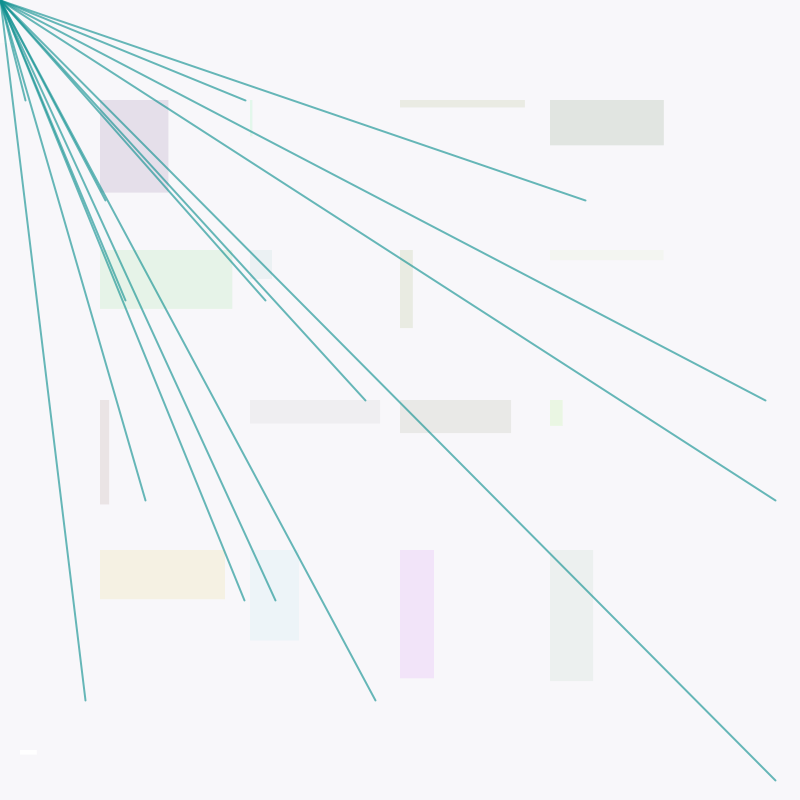
Frame 1 (no input)
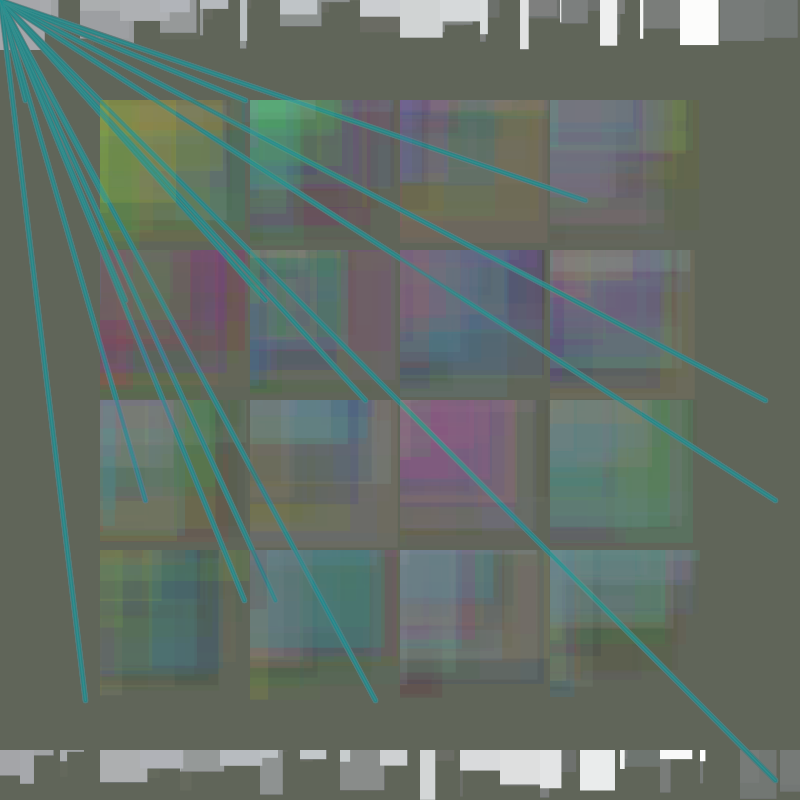
Frame 60 (the mouse pressed at the canvas centre just before this capture)
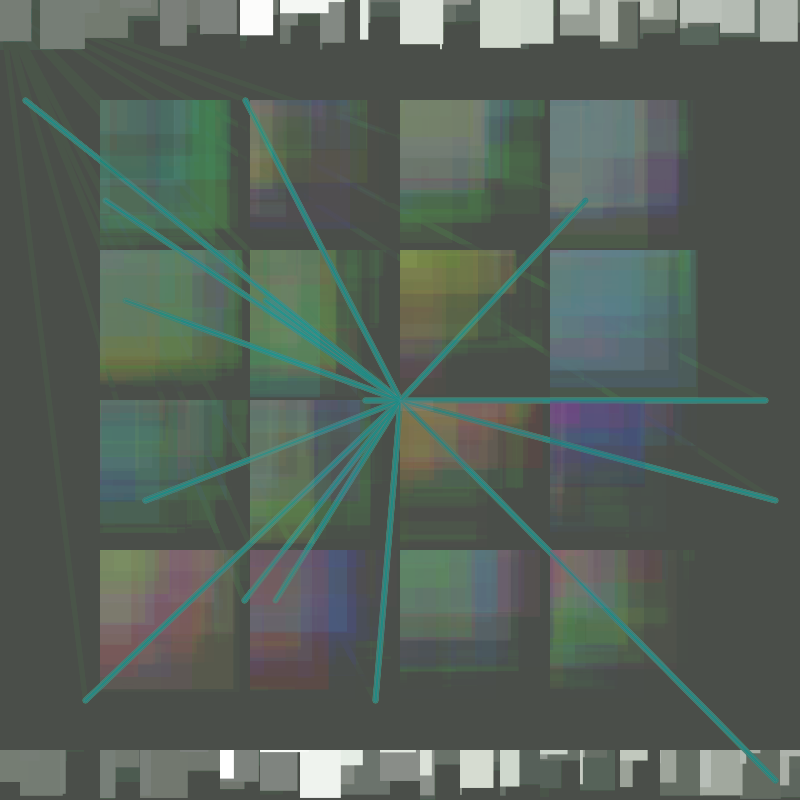
Frame 120 (the mouse held since frame 60 and released just before this capture)

The Processing sketch that drew these frames (run headless with seeded random() and noise(); from frame 60 on, the mouse is pressed at the canvas centre):

// Processing sketch: processing_45498
// ── processing_45498.pde

int xposition = 0;
int step = 20;
int yposition = 0;
int lineweight = 1;
int linestep = 1;

void setup(){
  size(800,800);
  
  background(255);
  
}

void draw(){
  noStroke();
  fill(random(155),random(155),random(155),5);
  rect(0,0,800,800);
  fill(255);
  rect(xposition,0,random(50),random(50));
  xposition = xposition + step;

  if (xposition>800){
    step = step *-1;
  }
  
  if (xposition<0){
    step = step *-1;
  }


  noStroke();
  fill(random(155),random(155),random(155),5);
  rect(0,0,800,800);
  fill(255);
  rect(xposition,750,random(50),random(50));
  xposition = xposition + step;

  if (xposition>800){
    step = step *-1;
  }
  
  if (xposition<0){
    step = step *-1;
  }


  noStroke();
  fill(random(255),random(255),random(255),25);
  rect(random(100,100),random(100,100), random(150),random(150)); 
  fill(random(255),random(255),random(255),25);
  rect(random(250,100),random(100,100), random(150),random(150));
  fill(random(255),random(255),random(255),25);
  rect(random(400,100),random(100,100), random(150),random(150));
  fill(random(255),random(255),random(255),25);
  rect(random(550,100),random(100,100), random(150),random(150));
 
  fill(random(255),random(255),random(255),25);
  rect(random(100,100),random(250,250), random(150),random(150)); 
  fill(random(255),random(255),random(255),25);
  rect(random(250,250),random(250,250), random(150),random(150)); 
  fill(random(255),random(255),random(255),25);
  rect(random(400,400),random(250,250), random(150),random(150));
  fill(random(255),random(255),random(255),25);
  rect(random(550,550),random(250,250), random(150),random(150));
  
  fill(random(255),random(255),random(255),25);
  rect(random(100,100),random(400,400), random(150),random(150));
  fill(random(255),random(255),random(255),25);
  rect(random(250,250),random(400,400), random(150),random(150));
  fill(random(255),random(255),random(255),25);
  rect(random(400,400),random(400,400), random(150),random(150));
  fill(random(255),random(255),random(255),25);
  rect(random(550,550),random(400,400), random(150),random(150));
  
  fill(random(255),random(255),random(255),25);
  rect(random(100,100),random(550,550), random(150),random(150));
  fill(random(255),random(255),random(255),25);
  rect(random(250,250),random(550,550), random(150),random(150));
  fill(random(255),random(255),random(255),25);
  rect(random(400,400),random(550,550), random(150),random(150));
  fill(random(255),random(255),random(255),25);
  rect(random(550,550),random(550,550), random(150),random(150));
  
  
stroke(random(147),144,144,random(255));
strokeWeight( lineweight = lineweight + linestep);

if (lineweight>5){
  linestep=linestep*-1;
}

if (lineweight<1){
  linestep=linestep*-1;
}

  
line(25,100,mouseX,mouseY);
line(585,200,mouseX,mouseY);
line(125,300,mouseX,mouseY);
line(765,400,mouseX,mouseY);
line(145,500,mouseX,mouseY);
line(275,600,mouseX,mouseY);
line(375,700,mouseX,mouseY);
line(245,100,mouseX,mouseY);
line(105,200,mouseX,mouseY);
line(265,300,mouseX,mouseY);
line(365,400,mouseX,mouseY);
line(775,500,mouseX,mouseY);
line(244,600,mouseX,mouseY);
line(85,700,mouseX,mouseY);
line(775,780,mouseX,mouseY);

}



  
  
  
